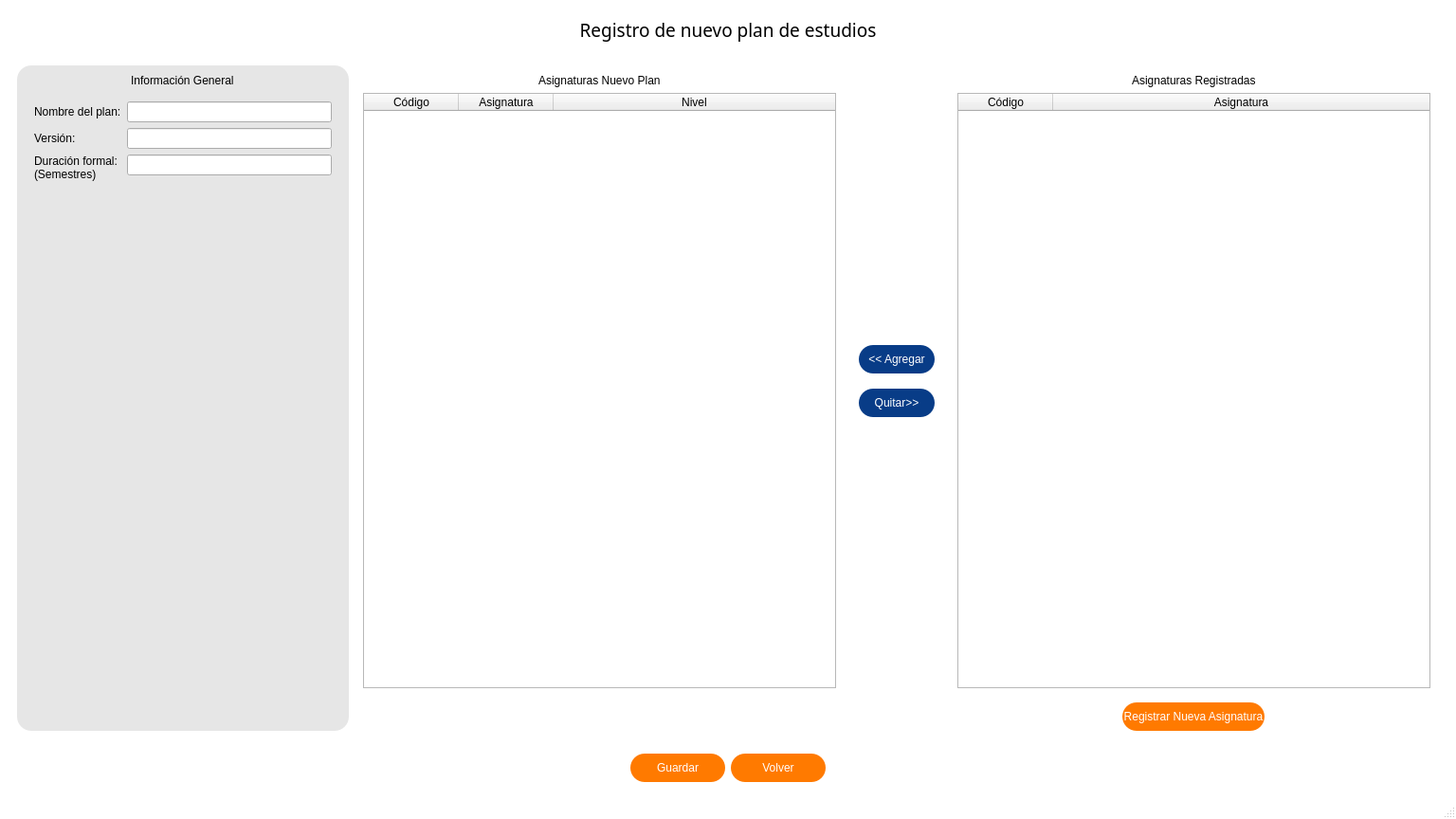
<?xml version="1.0" encoding="UTF-8"?>
<ui version="4.0">
 <class>MainWindow</class>
 <widget class="QMainWindow" name="MainWindow">
  <property name="geometry">
   <rect>
    <x>0</x>
    <y>0</y>
    <width>1536</width>
    <height>864</height>
   </rect>
  </property>
  <property name="sizePolicy">
   <sizepolicy hsizetype="MinimumExpanding" vsizetype="MinimumExpanding">
    <horstretch>0</horstretch>
    <verstretch>0</verstretch>
   </sizepolicy>
  </property>
  <property name="minimumSize">
   <size>
    <width>1536</width>
    <height>864</height>
   </size>
  </property>
  <property name="windowTitle">
   <string>MainWindow</string>
  </property>
  <widget class="QWidget" name="centralwidget">
   <property name="minimumSize">
    <size>
     <width>1536</width>
     <height>864</height>
    </size>
   </property>
   <property name="styleSheet">
    <string notr="true">#centralwidget {
	background-color: white;
}

#section_info {
	background: #E6E6E6;
	border-radius: 15px;
}

.QPushButton {
	color: white;
	background: #FF7A00;
	border-radius: 15px;
}

.QPushButton:hover {
	background: #083C87;
}

.QPushButton:pressed {
	background: #E6E6E6;
}</string>
   </property>
   <layout class="QVBoxLayout" name="verticalLayout_5">
    <item>
     <widget class="QWidget" name="header" native="true">
      <layout class="QHBoxLayout" name="horizontalLayout_2">
       <item>
        <widget class="QLabel" name="label_2">
         <property name="font">
          <font>
           <family>Arial Rounded MT Bold</family>
           <pointsize>14</pointsize>
          </font>
         </property>
         <property name="text">
          <string>Registro de nuevo plan de estudios</string>
         </property>
         <property name="alignment">
          <set>Qt::AlignCenter</set>
         </property>
        </widget>
       </item>
      </layout>
     </widget>
    </item>
    <item>
     <widget class="QWidget" name="main" native="true">
      <layout class="QHBoxLayout" name="horizontalLayout">
       <item>
        <widget class="QWidget" name="section_info" native="true">
         <property name="minimumSize">
          <size>
           <width>342</width>
           <height>0</height>
          </size>
         </property>
         <property name="maximumSize">
          <size>
           <width>350</width>
           <height>16777215</height>
          </size>
         </property>
         <layout class="QVBoxLayout" name="verticalLayout_4">
          <item alignment="Qt::AlignHCenter">
           <widget class="QLabel" name="label_title">
            <property name="text">
             <string>Información General</string>
            </property>
           </widget>
          </item>
          <item>
           <widget class="QWidget" name="info_content" native="true">
            <layout class="QFormLayout" name="formLayout">
             <item row="0" column="0">
              <widget class="QLabel" name="label_nombre">
               <property name="text">
                <string>Nombre del plan:</string>
               </property>
              </widget>
             </item>
             <item row="1" column="0">
              <widget class="QLabel" name="label_version">
               <property name="text">
                <string>Versión:</string>
               </property>
              </widget>
             </item>
             <item row="0" column="1">
              <widget class="QLineEdit" name="input_nombre"/>
             </item>
             <item row="1" column="1">
              <widget class="QLineEdit" name="input_version"/>
             </item>
             <item row="2" column="0">
              <widget class="QLabel" name="label">
               <property name="text">
                <string>Duración formal: 
(Semestres)</string>
               </property>
              </widget>
             </item>
             <item row="2" column="1">
              <widget class="QLineEdit" name="input_duracion"/>
             </item>
            </layout>
           </widget>
          </item>
          <item>
           <spacer name="verticalSpacer_4">
            <property name="orientation">
             <enum>Qt::Vertical</enum>
            </property>
            <property name="sizeHint" stdset="0">
             <size>
              <width>20</width>
              <height>40</height>
             </size>
            </property>
           </spacer>
          </item>
         </layout>
        </widget>
       </item>
       <item>
        <layout class="QGridLayout" name="gridLayout">
         <item row="0" column="2">
          <widget class="QWidget" name="section_butons" native="true">
           <property name="styleSheet">
            <string notr="true">.QPushButton {
	color: white;
	background: #083C87;
}

.QPushButton:hover {
	background: #FF7A00;
}

.QPushButton:pressed {
	background: #E6E6E6;
}</string>
           </property>
           <layout class="QVBoxLayout" name="verticalLayout_2">
            <item>
             <spacer name="verticalSpacer">
              <property name="orientation">
               <enum>Qt::Vertical</enum>
              </property>
              <property name="sizeHint" stdset="0">
               <size>
                <width>20</width>
                <height>180</height>
               </size>
              </property>
             </spacer>
            </item>
            <item>
             <widget class="QPushButton" name="button_agregar">
              <property name="sizePolicy">
               <sizepolicy hsizetype="Fixed" vsizetype="Fixed">
                <horstretch>0</horstretch>
                <verstretch>0</verstretch>
               </sizepolicy>
              </property>
              <property name="minimumSize">
               <size>
                <width>80</width>
                <height>30</height>
               </size>
              </property>
              <property name="text">
               <string>&lt;&lt; Agregar</string>
              </property>
             </widget>
            </item>
            <item>
             <spacer name="verticalSpacer_3">
              <property name="orientation">
               <enum>Qt::Vertical</enum>
              </property>
              <property name="sizeType">
               <enum>QSizePolicy::Fixed</enum>
              </property>
              <property name="sizeHint" stdset="0">
               <size>
                <width>20</width>
                <height>10</height>
               </size>
              </property>
             </spacer>
            </item>
            <item>
             <widget class="QPushButton" name="button_quitar">
              <property name="sizePolicy">
               <sizepolicy hsizetype="Fixed" vsizetype="Fixed">
                <horstretch>0</horstretch>
                <verstretch>0</verstretch>
               </sizepolicy>
              </property>
              <property name="minimumSize">
               <size>
                <width>80</width>
                <height>30</height>
               </size>
              </property>
              <property name="text">
               <string>Quitar&gt;&gt;</string>
              </property>
             </widget>
            </item>
            <item>
             <spacer name="verticalSpacer_2">
              <property name="orientation">
               <enum>Qt::Vertical</enum>
              </property>
              <property name="sizeHint" stdset="0">
               <size>
                <width>20</width>
                <height>179</height>
               </size>
              </property>
             </spacer>
            </item>
           </layout>
          </widget>
         </item>
         <item row="0" column="3">
          <widget class="QWidget" name="section_registradas" native="true">
           <layout class="QVBoxLayout" name="verticalLayout_3">
            <item alignment="Qt::AlignHCenter">
             <widget class="QLabel" name="label_registradas">
              <property name="text">
               <string>Asignaturas Registradas</string>
              </property>
             </widget>
            </item>
            <item>
             <widget class="QTableWidget" name="table_registradas">
              <property name="editTriggers">
               <set>QAbstractItemView::NoEditTriggers</set>
              </property>
              <property name="selectionBehavior">
               <enum>QAbstractItemView::SelectRows</enum>
              </property>
              <attribute name="horizontalHeaderStretchLastSection">
               <bool>true</bool>
              </attribute>
              <column>
               <property name="text">
                <string>Código</string>
               </property>
              </column>
              <column>
               <property name="text">
                <string>Asignatura</string>
               </property>
              </column>
             </widget>
            </item>
           </layout>
          </widget>
         </item>
         <item row="0" column="1">
          <widget class="QWidget" name="section_nuevo_plan" native="true">
           <layout class="QVBoxLayout" name="verticalLayout">
            <item alignment="Qt::AlignHCenter">
             <widget class="QLabel" name="label_nuevo_plan">
              <property name="text">
               <string>Asignaturas Nuevo Plan</string>
              </property>
             </widget>
            </item>
            <item>
             <widget class="QTableWidget" name="table_nuevo_plan">
              <attribute name="horizontalHeaderStretchLastSection">
               <bool>true</bool>
              </attribute>
              <column>
               <property name="text">
                <string>Código</string>
               </property>
              </column>
              <column>
               <property name="text">
                <string>Asignatura</string>
               </property>
              </column>
              <column>
               <property name="text">
                <string>Nivel</string>
               </property>
              </column>
             </widget>
            </item>
           </layout>
          </widget>
         </item>
         <item row="1" column="3" alignment="Qt::AlignHCenter">
          <widget class="QPushButton" name="button_registrar_asignatura">
           <property name="minimumSize">
            <size>
             <width>150</width>
             <height>30</height>
            </size>
           </property>
           <property name="maximumSize">
            <size>
             <width>150</width>
             <height>30</height>
            </size>
           </property>
           <property name="text">
            <string>Registrar Nueva Asignatura</string>
           </property>
          </widget>
         </item>
        </layout>
       </item>
      </layout>
     </widget>
    </item>
    <item>
     <widget class="QWidget" name="footer" native="true">
      <layout class="QHBoxLayout" name="horizontalLayout_3">
       <property name="bottomMargin">
        <number>30</number>
       </property>
       <item>
        <spacer name="horizontalSpacer">
         <property name="orientation">
          <enum>Qt::Horizontal</enum>
         </property>
         <property name="sizeHint" stdset="0">
          <size>
           <width>631</width>
           <height>20</height>
          </size>
         </property>
        </spacer>
       </item>
       <item>
        <widget class="QPushButton" name="button_guardar">
         <property name="sizePolicy">
          <sizepolicy hsizetype="Fixed" vsizetype="Fixed">
           <horstretch>0</horstretch>
           <verstretch>0</verstretch>
          </sizepolicy>
         </property>
         <property name="minimumSize">
          <size>
           <width>100</width>
           <height>30</height>
          </size>
         </property>
         <property name="text">
          <string>Guardar</string>
         </property>
        </widget>
       </item>
       <item>
        <widget class="QPushButton" name="button_home">
         <property name="sizePolicy">
          <sizepolicy hsizetype="Fixed" vsizetype="Fixed">
           <horstretch>0</horstretch>
           <verstretch>0</verstretch>
          </sizepolicy>
         </property>
         <property name="minimumSize">
          <size>
           <width>100</width>
           <height>30</height>
          </size>
         </property>
         <property name="text">
          <string>Volver</string>
         </property>
        </widget>
       </item>
       <item>
        <spacer name="horizontalSpacer_2">
         <property name="orientation">
          <enum>Qt::Horizontal</enum>
         </property>
         <property name="sizeHint" stdset="0">
          <size>
           <width>631</width>
           <height>20</height>
          </size>
         </property>
        </spacer>
       </item>
      </layout>
     </widget>
    </item>
   </layout>
  </widget>
  <widget class="QMenuBar" name="menubar">
   <property name="geometry">
    <rect>
     <x>0</x>
     <y>0</y>
     <width>1536</width>
     <height>21</height>
    </rect>
   </property>
  </widget>
  <widget class="QStatusBar" name="statusbar"/>
 </widget>
 <resources/>
 <connections/>
</ui>
